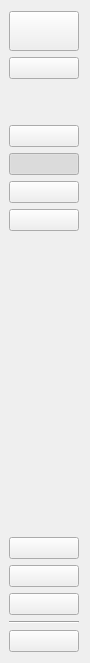
     <widget class="QWidget" name="side_menu" native="true">
      <property name="maximumSize">
       <size>
        <width>80</width>
        <height>16777215</height>
       </size>
      </property>
      <property name="styleSheet">
       <string notr="true"/>
      </property>
      <layout class="QVBoxLayout" name="verticalLayout_3">
       <property name="leftMargin">
        <number>9</number>
       </property>
       <item>
        <widget class="QPushButton" name="btn_user">
         <property name="minimumSize">
          <size>
           <width>35</width>
           <height>40</height>
          </size>
         </property>
         <property name="cursor">
          <cursorShape>PointingHandCursor</cursorShape>
         </property>
         <property name="styleSheet">
          <string notr="true"/>
         </property>
         <property name="text">
          <string/>
         </property>
         <property name="icon">
          <iconset resource="../icon/resources.qrc">
           <normaloff>:/icons8-user-60.png</normaloff>:/icons8-user-60.png</iconset>
         </property>
         <property name="iconSize">
          <size>
           <width>50</width>
           <height>50</height>
          </size>
         </property>
         <property name="checkable">
          <bool>false</bool>
         </property>
        </widget>
       </item>
       <item>
        <widget class="QPushButton" name="pushButton">
         <property name="text">
          <string/>
         </property>
         <property name="icon">
          <iconset resource="../icon/resources.qrc">
           <normaloff>:/icons8-key-48.png</normaloff>:/icons8-key-48.png</iconset>
         </property>
         <property name="iconSize">
          <size>
           <width>30</width>
           <height>30</height>
          </size>
         </property>
        </widget>
       </item>
       <item>
        <spacer name="verticalSpacer_5">
         <property name="orientation">
          <enum>Qt::Vertical</enum>
         </property>
         <property name="sizeType">
          <enum>QSizePolicy::Maximum</enum>
         </property>
         <property name="sizeHint" stdset="0">
          <size>
           <width>20</width>
           <height>40</height>
          </size>
         </property>
        </spacer>
       </item>
       <item>
        <widget class="QPushButton" name="btn_menu">
         <property name="minimumSize">
          <size>
           <width>70</width>
           <height>0</height>
          </size>
         </property>
         <property name="cursor">
          <cursorShape>PointingHandCursor</cursorShape>
         </property>
         <property name="layoutDirection">
          <enum>Qt::LeftToRight</enum>
         </property>
         <property name="styleSheet">
          <string notr="true"/>
         </property>
         <property name="text">
          <string/>
         </property>
         <property name="icon">
          <iconset resource="../icon/resources.qrc">
           <normaloff>:/icons8-menu-60.png</normaloff>:/icons8-menu-60.png</iconset>
         </property>
         <property name="iconSize">
          <size>
           <width>40</width>
           <height>40</height>
          </size>
         </property>
         <property name="checkable">
          <bool>true</bool>
         </property>
         <property name="autoExclusive">
          <bool>true</bool>
         </property>
        </widget>
       </item>
       <item>
        <widget class="QPushButton" name="btn_home">
         <property name="minimumSize">
          <size>
           <width>70</width>
           <height>0</height>
          </size>
         </property>
         <property name="cursor">
          <cursorShape>PointingHandCursor</cursorShape>
         </property>
         <property name="text">
          <string/>
         </property>
         <property name="icon">
          <iconset resource="../icon/resources.qrc">
           <normaloff>:/icons8-home-60.png</normaloff>:/icons8-home-60.png</iconset>
         </property>
         <property name="iconSize">
          <size>
           <width>40</width>
           <height>40</height>
          </size>
         </property>
         <property name="checkable">
          <bool>true</bool>
         </property>
         <property name="checked">
          <bool>true</bool>
         </property>
         <property name="autoExclusive">
          <bool>true</bool>
         </property>
        </widget>
       </item>
       <item>
        <widget class="QPushButton" name="btn_check_in">
         <property name="minimumSize">
          <size>
           <width>70</width>
           <height>0</height>
          </size>
         </property>
         <property name="cursor">
          <cursorShape>PointingHandCursor</cursorShape>
         </property>
         <property name="text">
          <string/>
         </property>
         <property name="icon">
          <iconset resource="../icon/resources.qrc">
           <normaloff>:/icons8-checkout-60.png</normaloff>:/icons8-checkout-60.png</iconset>
         </property>
         <property name="iconSize">
          <size>
           <width>40</width>
           <height>40</height>
          </size>
         </property>
         <property name="checkable">
          <bool>true</bool>
         </property>
         <property name="autoExclusive">
          <bool>true</bool>
         </property>
        </widget>
       </item>
       <item>
        <widget class="QPushButton" name="btn_dashboard">
         <property name="minimumSize">
          <size>
           <width>70</width>
           <height>0</height>
          </size>
         </property>
         <property name="cursor">
          <cursorShape>PointingHandCursor</cursorShape>
         </property>
         <property name="text">
          <string/>
         </property>
         <property name="icon">
          <iconset resource="../icon/resources.qrc">
           <normaloff>:/icons8-dashboard-60.png</normaloff>:/icons8-dashboard-60.png</iconset>
         </property>
         <property name="iconSize">
          <size>
           <width>40</width>
           <height>40</height>
          </size>
         </property>
         <property name="checkable">
          <bool>true</bool>
         </property>
         <property name="autoExclusive">
          <bool>true</bool>
         </property>
        </widget>
       </item>
       <item>
        <spacer name="verticalSpacer">
         <property name="orientation">
          <enum>Qt::Vertical</enum>
         </property>
         <property name="sizeHint" stdset="0">
          <size>
           <width>20</width>
           <height>300</height>
          </size>
         </property>
        </spacer>
       </item>
       <item>
        <widget class="QPushButton" name="btn_setting">
         <property name="minimumSize">
          <size>
           <width>70</width>
           <height>0</height>
          </size>
         </property>
         <property name="cursor">
          <cursorShape>PointingHandCursor</cursorShape>
         </property>
         <property name="text">
          <string/>
         </property>
         <property name="icon">
          <iconset resource="../icon/resources.qrc">
           <normaloff>:/icons8-setting-60.png</normaloff>:/icons8-setting-60.png</iconset>
         </property>
         <property name="iconSize">
          <size>
           <width>40</width>
           <height>40</height>
          </size>
         </property>
         <property name="checkable">
          <bool>true</bool>
         </property>
         <property name="autoExclusive">
          <bool>true</bool>
         </property>
        </widget>
       </item>
       <item>
        <widget class="QPushButton" name="btn_help">
         <property name="minimumSize">
          <size>
           <width>70</width>
           <height>0</height>
          </size>
         </property>
         <property name="cursor">
          <cursorShape>PointingHandCursor</cursorShape>
         </property>
         <property name="text">
          <string/>
         </property>
         <property name="icon">
          <iconset resource="../icon/resources.qrc">
           <normaloff>:/icons8-help-60.png</normaloff>:/icons8-help-60.png</iconset>
         </property>
         <property name="iconSize">
          <size>
           <width>40</width>
           <height>40</height>
          </size>
         </property>
         <property name="checkable">
          <bool>true</bool>
         </property>
         <property name="autoExclusive">
          <bool>true</bool>
         </property>
        </widget>
       </item>
       <item>
        <widget class="QPushButton" name="btn_report">
         <property name="minimumSize">
          <size>
           <width>70</width>
           <height>0</height>
          </size>
         </property>
         <property name="cursor">
          <cursorShape>PointingHandCursor</cursorShape>
         </property>
         <property name="text">
          <string/>
         </property>
         <property name="icon">
          <iconset resource="../icon/resources.qrc">
           <normaloff>:/icons8-issue-60.png</normaloff>:/icons8-issue-60.png</iconset>
         </property>
         <property name="iconSize">
          <size>
           <width>40</width>
           <height>40</height>
          </size>
         </property>
         <property name="checkable">
          <bool>true</bool>
         </property>
         <property name="autoExclusive">
          <bool>true</bool>
         </property>
        </widget>
       </item>
       <item>
        <widget class="Line" name="line_2">
         <property name="orientation">
          <enum>Qt::Horizontal</enum>
         </property>
        </widget>
       </item>
       <item>
        <widget class="QPushButton" name="btn_logout">
         <property name="minimumSize">
          <size>
           <width>70</width>
           <height>0</height>
          </size>
         </property>
         <property name="cursor">
          <cursorShape>PointingHandCursor</cursorShape>
         </property>
         <property name="styleSheet">
          <string notr="true"/>
         </property>
         <property name="text">
          <string/>
         </property>
         <property name="icon">
          <iconset resource="../icon/resources.qrc">
           <normaloff>:/icons8-log-out-60.png</normaloff>:/icons8-log-out-60.png</iconset>
         </property>
         <property name="iconSize">
          <size>
           <width>40</width>
           <height>40</height>
          </size>
         </property>
         <property name="checkable">
          <bool>false</bool>
         </property>
        </widget>
       </item>
      </layout>
     </widget>
